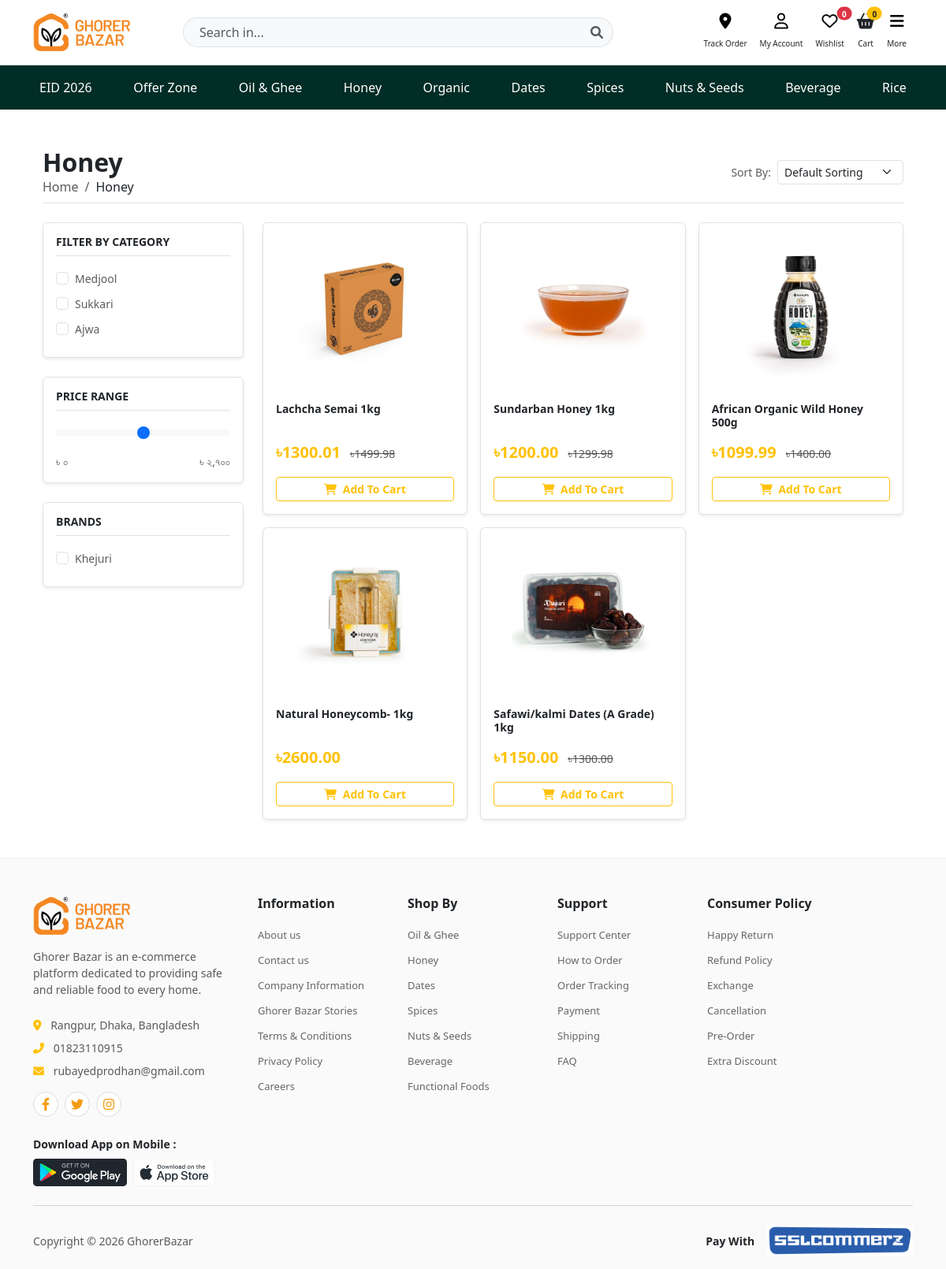
The app's page /category/Honey/ with its own data.
### product/models.py (models this page shows, shortened)
class Featured_Categories(models.Model):
    name = models.CharField(max_length=100)
    image = models.ImageField(upload_to='Media/images/featured')

class Product(models.Model):
    SECTION_CHOICES = [
        ('top_selling', 'Top Selling Products'),
        ('all_natural', 'All Natural'),
        ('exclusive_combo', 'Exclusive Combo Deals'),
        ('premium_dates', 'Premium Dates'),
        ('cooking_essentials', 'Cooking Essentials'),
        ('organic_certified', 'Organic Certified'),
        ('just_for_you', 'Just For You'),
    ]
    section = models.CharField(max_length=30, choices=SECTION_CHOICES, default='just_for_you')
    name = models.CharField(max_length=100)
    image = models.ImageField(upload_to='Media/images/product')
    price = models.DecimalField(max_digits=10, decimal_places=2)
    Quantity = models.IntegerField()
    Description = models.TextField()
    discount_price = models.DecimalField(max_digits=10, decimal_places=2, null=True, blank=True)
    brands = models.ForeignKey(Our_Brands, on_delete=models.CASCADE, null=True, blank=True)
    catagory = models.ForeignKey(Category, on_delete=models.CASCADE, null=True, blank=True)
    flag = models.ForeignKey(Product_Flag, on_delete=models.CASCADE, null=True, blank=True)
    Featured_Categories = models.ForeignKey(Featured_Categories, on_delete=models.CASCADE, null=True, blank=True)
    product_slug = models.SlugField(max_length=100, unique=True, null=True, blank=True)

### product/views.py (the view)
# urls.py: path('category/<str:category_name>/', views.category_product, name='category_product'),
def category_product(request, category_name):
    category = get_object_or_404(Featured_Categories, name=category_name)
    products = Product.objects.filter(Featured_Categories=category)
    return render(request, 'product/category_products.html', {
        'category': category,
        'products': products
    })

### product/context_processors.py (called while the page is built)
def category_menu(request):
    categories = Featured_Categories.objects.all()
    return {
        'menu_categories': categories
    }

### templates/product/category_products.html (shortened to what this page needs)
{% extends "home/base.html" %}
{% load static %}
{% block content %}
<div class="container my-5">
    <div class="d-flex justify-content-between align-items-center mb-4 border-bottom pb-2">
        <div>
            <h2 class="fw-bold text-dark mb-0">{{ category.name }}</h2>
            <nav aria-label="breadcrumb">
                <ol class="breadcrumb mb-0 small">
                    <li class="breadcrumb-item"><a href="{% url 'home' %}" class="text-decoration-none text-muted">Home</a></li>
                    <li class="breadcrumb-item active text-dark" aria-current="page">{{ category.name }}</li>
                </ol>
            </nav>
        </div>
        <div class="d-flex align-items-center gap-2">
            <span class="text-muted small text-nowrap">Sort By:</span>
            <select class="form-select form-select-sm" style="width: 160px;">
                <option selected>Default Sorting</option>
            </select>
        </div>
    </div>
    <div class="row g-4">
        <div class="col-md-3">
            <div class="bg-white p-3 border rounded shadow-sm mb-4">
                <h6 class="fw-bold border-bottom pb-2 mb-3 text-uppercase small">Filter By Category</h6>
                <div class="form-check mb-2">
                    <input class="form-check-input" type="checkbox" id="cat1">
                    <label class="form-check-label small text-muted" for="cat1">Medjool</label>
                </div>
                <div class="form-check mb-2">
                    <input class="form-check-input" type="checkbox" id="cat2">
                    <label class="form-check-label small text-muted" for="cat2">Sukkari</label>
                </div>
                <div class="form-check mb-2">
                    <input class="form-check-input" type="checkbox" id="cat3">
                    <label class="form-check-label small text-muted" for="cat3">Ajwa</label>
                </div>
            </div>
            <div class="bg-white p-3 border rounded shadow-sm mb-4">
                <h6 class="fw-bold border-bottom pb-2 mb-3 text-uppercase small">Price Range</h6>
                <input type="range" class="form-range" min="0" max="2700" id="priceRange">
                <div class="d-flex justify-content-between small text-muted mt-2">
                    <span>৳ ০</span>
                    <span>৳ ২,৭০০</span>
                </div>
            </div>
            <div class="bg-white p-3 border rounded shadow-sm">
                <h6 class="fw-bold border-bottom pb-2 mb-3 text-uppercase small">Brands</h6>
                <div class="form-check mb-2">
                    <input class="form-check-input" type="checkbox" id="brand1">
                    <label class="form-check-label small text-muted" for="brand1">Khejuri</label>
                </div>
            </div>
        </div>
        <div class="col-md-9">
            <div class="row g-3">
                {% for product in products %}
                <div class="col-sm-6 col-md-4">
                    <div class="card h-100 border rounded shadow-sm bg-white position-relative product-card-hover">
                        <a href="{% url 'product_detail' product.product_slug %}" class="p-3 d-block text-center">
                            <img src="{{ product.image.url }}" class="img-fluid rounded" style="max-height: 180px; object-fit: contain;" alt="{{ product.name }}">
                        </a>
                        <div class="card-body p-3 d-flex flex-column justify-content-between">
                            <div>
                                <a href="{% url 'product_detail' product.product_slug %}" class="text-decoration-none text-dark">
                                    <h6 class="fw-bold mb-2 text-truncate-2" style="font-size: 14px; height: 40px; overflow: hidden;">{{ product.name }}</h6>
                                </a>
                                <div class="mb-3">
                                    {% if product.discount_price %}
                                    <span class="text-warning fw-bold fs-5">৳{{ product.discount_price }}</span>
                                    <span class="text-muted text-decoration-line-through ms-2 small">৳{{ product.price }}</span>
                                    {% else %}
                                    <span class="text-warning fw-bold fs-5">৳{{ product.price }}</span>
                                    {% endif %}
                                </div>
                            </div>
                            <button class="btn btn-outline-warning btn-sm w-100 fw-semibold mt-auto"><i class="fas fa-shopping-cart me-1"></i> Add To Cart</button>
                        </div>
                    </div>
                </div>
                {% empty %}
                <div class="col-12 text-center my-5 py-5">
                    <i class="fas fa-box-open fa-3x text-muted mb-3"></i>
                    <h5 class="text-muted">এই ক্যাটাগরিতে বর্তমানে কোনো প্রোডাক্ট নেই।</h5>
                </div>
                {% endfor %}
            </div>
        </div>
    </div>
</div>
{% endblock %}

### templates/home/nav.html (shortened to what this page needs)
{% load static %}
<div class="container-fluid py-3 border-bottom bg-white">
    <div class="container">
        <div class="row align-items-center">
            <div class="col-md-2 col-6">
                <a href="/" class="text-decoration-none">
                    <img src="{% static 'images/logo.png' %}" alt="Ghorer Bazar" style="height: 50px;">
                </a>
            </div>
            <div class="col-md-6 d-none d-md-block">
                <div class="input-group">
                    <input type="text" class="form-control rounded-pill-start border-end-0 bg-light" placeholder="Search in..." style="border-radius: 25px 0 0 25px; padding-left: 20px;">
                    <span class="input-group-text bg-light border-start-0" style="border-radius: 0 25px 25px 0;">
                        <i class="fas fa-search text-muted"></i>
                    </span>
                </div>
            </div>
            <div class="col-md-4 col-6 text-end d-flex justify-content-end align-items-center">
                <div class="nav-icon mx-2 text-center d-none d-lg-block" data-bs-toggle="offcanvas" data-bs-target="#trackOrderSidebar" aria-controls="trackOrderSidebar" style="cursor: pointer;">
                    <i class="fas fa-map-marker-alt d-block mb-1"></i>
                    <small style="font-size: 10px;">Track Order</small>
                </div>
                <div class="nav-icon mx-2 text-center dropdown" style="cursor: pointer;">
                    <div data-bs-toggle="dropdown" aria-expanded="false">
                        <i class="far fa-user d-block mb-1"></i>
                        <small style="font-size: 10px;">My Account</small>
                    </div>
                </div>
                <div class="nav-icon mx-2 text-center d-none d-md-block position-relative" data-bs-toggle="offcanvas" data-bs-target="#wishlistSidebar" aria-controls="wishlistSidebar" style="cursor: pointer;">
                    <i class="far fa-heart d-block mb-1"></i>
                    <span id="wishlist-count" class="position-absolute top-0 start-100 translate-middle badge rounded-pill bg-danger text-white" style="font-size: 10px;">0</span>
                    <small style="font-size: 10px;">Wishlist</small>
                </div>
                <div class="nav-icon mx-2 text-center position-relative" data-bs-toggle="offcanvas" data-bs-target="#cartSidebar" aria-controls="cartSidebar" style="cursor: pointer;">
                    <i class="fas fa-shopping-basket d-block mb-1 text-dark"></i>
                    <span id="cart-count" class="position-absolute top-0 start-100 translate-middle badge rounded-pill bg-warning text-dark" style="font-size: 10px;">0</span>
                    <small style="font-size: 10px;">Cart</small>
                </div>
                <div class="nav-icon mx-2 text-center" data-bs-toggle="offcanvas" data-bs-target="#moreSidebar" aria-controls="moreSidebar" style="cursor: pointer;">
                    <i class="fas fa-bars d-block mb-1"></i>
                    <small style="font-size: 10px;">More</small>
                </div>
            </div>
        </div>
    </div>
</div>
<div class="container-fluid" style="background-color: #002d25;">
    <div class="container overflow-auto">
        <ul class="nav justify-content-between text-nowrap py-2">
            <li class="nav-item"><a href="#" class="nav-link text-white small px-2">EID 2026</a></li>
            <li class="nav-item"><a href="#" class="nav-link text-white small px-2">Offer Zone</a></li>
            {% for cat in menu_categories %}
            <li class="nav-item">
                <a href="{% url 'category_product' cat.name %}" class="nav-link text-white small px-2">
                    {{ cat.name }}
                </a>
            </li>
            {% endfor %}
        </ul>
    </div>
</div>

### templates/home/base.html (style rules this page uses)
body { font-family: 'Segoe UI', Tahoma, Geneva, Verdana, sans-serif; }

### templates/home/nav.html (style rules this page uses)
.nav-icon i { font-size: 20px; color: #000000; }

### templates/product/category_products.html (style rules this page uses)
.text-truncate-2 { display: -webkit-box; -webkit-line-clamp: 2; -webkit-box-orient: vertical; overflow: hidden; }
.product-card-hover { transition: all 0.3s ease; }

### records on screen
Featured_Categories: name "Oil & Ghee"
Featured_Categories: name "Honey"
Featured_Categories: name "Organic"
Featured_Categories: name "Dates"
Featured_Categories: name "Spices"
Featured_Categories: name "Nuts & Seeds"
Featured_Categories: name "Beverage"
Featured_Categories: name "Rice"
Product: image (picture), name "Lachcha Semai 1kg", discount_price "1300.01", price "1499.98"
Product: image (picture), name "Sundarban Honey 1kg", discount_price "1200.00", price "1299.98"
Product: image (picture), name "African Organic Wild Honey 500g", discount_price "1099.99", price "1400.00"
Product: image (picture), name "Natural Honeycomb- 1kg", price "2600.00"
Product: image (picture), name "Safawi/kalmi Dates (A Grade) 1kg", discount_price "1150.00", price "1300.00"
